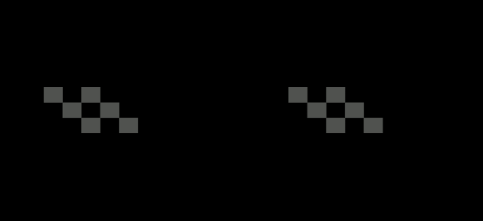
#> input picture youtube/dsai/OpenCV (CFE)/others/fun/glasses.png, 483 x 221 px; the run also reads 1 picture not shown here
$ python 07-cv-thirdparty-classifiers.py
#> lines starting #> are read from the running program, lines starting #| are printed output that depends on the picture
### youtube/dsai/OpenCV (CFE)/utils.py
import cv2
import os
import glob
import numpy as np


# Setting of resolution


def make_1080p(cap):
    cap.set(3, 1920)
    cap.set(4, 1080)


def make_720p(cap):
    cap.set(3, 128000000)
    cap.set(4, 72000000)


def make_480p(cap):
    cap.set(3, 640)
    cap.set(4, 480)


def change_res(cap, width, height):
    cap.set(3, width)
    cap.set(4, height)


# Resizing of image width, height


# [68 lines left out: functions rescale_frame, image_resize, get_dims, get_width_height, get_video_type, not called in this run]


# Encapsulate previous methods into a class


class VideoConfig(object):

    # Standard Video Dimensions Sizes
    STD_DIMENSIONS = {
        "360p": (480, 360),
        "480p": (640, 480),
        "720p": (1280, 720),
        "1080p": (1920, 1080),
        "4k": (3840, 2160),
    }

    # Video Encoding, might require additional installs
    # Types of Codes: http://www.fourcc.org/codecs.php
    VIDEO_TYPE = {
        'avi': cv2.VideoWriter_fourcc(*'XVID'),
        'mp4': cv2.VideoWriter_fourcc(*'XVID'),
    }

    width = 640
    height = 480
    dims = (640, 480)
    capture = None
    video_type = None

    def __init__(self, capture, filepath, res="480p", *args, **kwargs):
        self.capture = capture
        self.filepath = filepath
        self.width, self.height = self.get_dims(res=res)
        self.video_type = self.get_video_type()

    # Set resolution for the video capture
    # Function adapted from https://kirr.co/0l6qmh
    def change_res(self, width, height):
        self.capture.set(3, width)
        self.capture.set(4, height)

    def get_dims(self, res='480p'):
        width, height = self.STD_DIMENSIONS['480p']
        if res in self.STD_DIMENSIONS:
            width, height = self.STD_DIMENSIONS[res]
        self.change_res(width, height)
        self.dims = (width, height)
        return width, height

    def get_video_type(self):
        filename, ext = os.path.splitext(self.filepath)
        if ext in self.VIDEO_TYPE:
            return self.VIDEO_TYPE[ext]
        return self.VIDEO_TYPE['avi']


# [65 lines left out: functions images_to_videos, apply_portrait_mode, apply_circle_focus_blur, alpha_blend, not called in this run]


def apply_invert(frame):
    return cv2.bitwise_not(frame)


# [27 lines left out: functions apply_any_color, apply_sephia, verify_alpha_channel, not called in this run]


# Utils objects


VIDEO_TYPE = {
    '.avi': cv2.VideoWriter_fourcc(*'XVID'),
    '.mp4': cv2.VideoWriter_fourcc(*'H264'),
}

STD_DIMENSIONS = {
    "480p": (640, 480),
    "720p": (1280, 720),
    "1080p": (1920, 1080),
    "4k": (3840, 2160),
}

### youtube/dsai/OpenCV (CFE)/07-cv-thirdparty-classifiers.py
import cv2
from utils import VideoConfig, image_resize

'''
CFE Tutorial on OpenCV:
OpenCV & Python Tutorial Video Series: https://kirr.co/ijcr59

List/Compilation of third-party OpenCV Haar Cascade classifiers (not working)
Eyes Cascade (and others): https://kirr.co/694cu1

Tutorial reference on adding mustache to nose
Nose Cascade / Mustache Post: https://kirr.co/69c1le
'''

# Similar to 06, instead of finding the bottom left hand of the screen, find where the eyes are, then replace those
# pixels with sunglasses on every frame via setting an overlay

cap = cv2.VideoCapture(0)

save_path = 'glasses_and_stash.mp4'
frames_per_seconds = 24
config = VideoConfig(cap, filepath=save_path, res='720p')
out = cv2.VideoWriter(save_path, config.video_type, frames_per_seconds, config.dims)
face_cascade = cv2.CascadeClassifier('data/haarcascade_frontalface_default.xml')
eyes_cascade = cv2.CascadeClassifier('data/thirdparty-frontaleyes.xml')
nose_cascade = cv2.CascadeClassifier('data/thirdparty-nose.xml')
glasses = cv2.imread("others/fun/glasses.png", -1)
#> glasses is the input picture: shape (221, 483, 4); mean B, G, R, A 2.6, 2.7, 2.7, 68.4
mustache = cv2.imread('others/fun/mustache.png', -1)

while True:

    # Capture frame-by-frame
    ret, frame = cap.read()
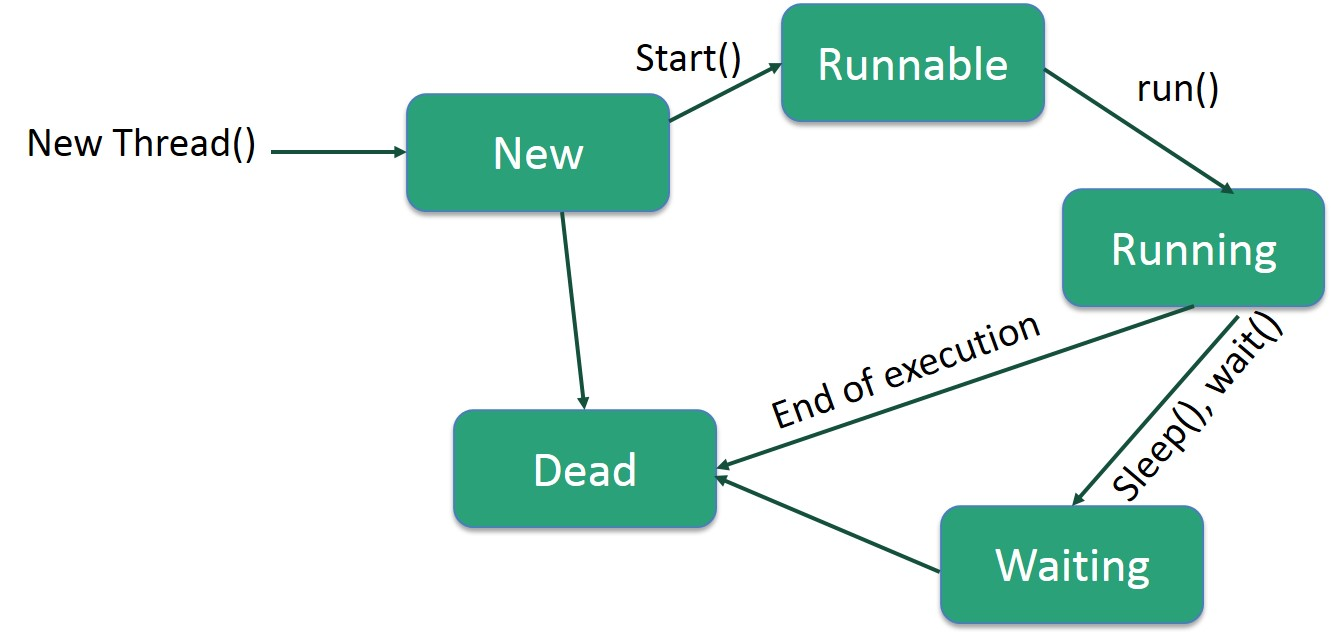
#> input picture coursera/rice-pcdp/Additional Resources/Edureka Multithreading in Java/files/Thread Lifecycle 1.jpeg, 1332 x 635 px, given in place of the camera
#> frame is the input picture: shape (635, 1332, 3); mean B, G, R 227.6, 234, 213.4
    gray = cv2.cvtColor(frame, cv2.COLOR_BGR2GRAY)
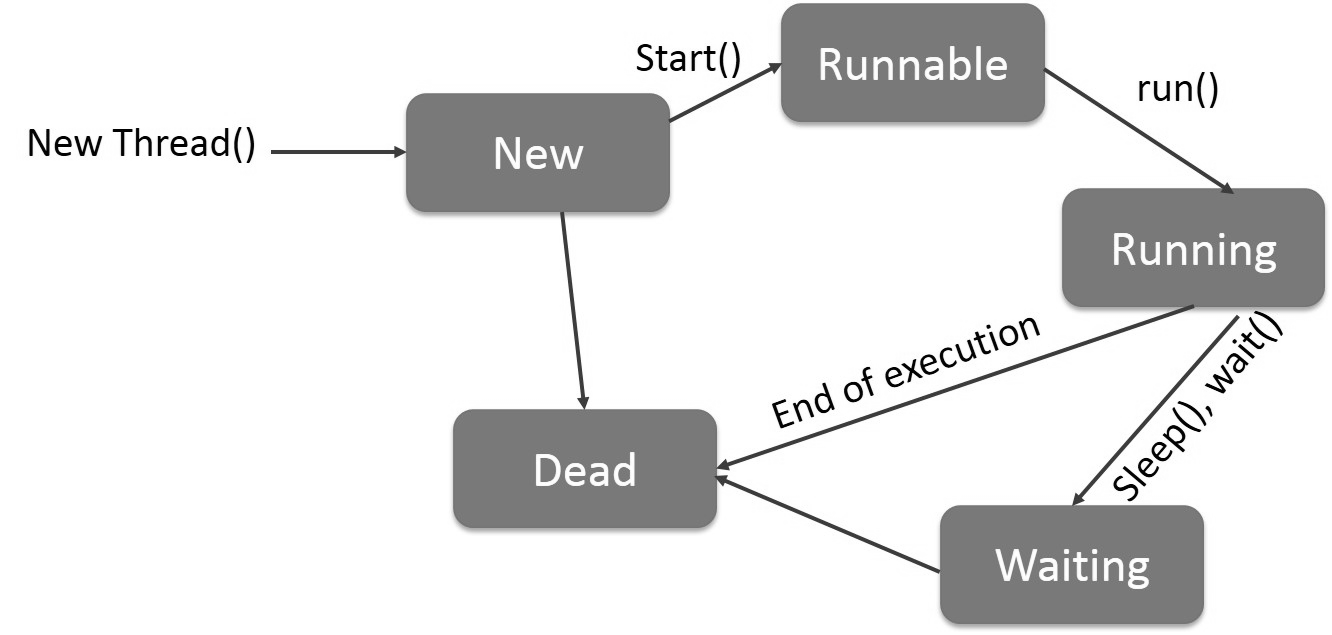
#> gray: shape (635, 1332); min 0, max 255, mean 227.2
    faces = face_cascade.detectMultiScale(gray, scaleFactor=None, minNeighbors=5)
#> faces = ()

    frame = cv2.cvtColor(frame, cv2.COLOR_BGR2BGRA)
#> frame: shape (635, 1332, 4)

    for (x, y, w, h) in faces:
        roi_gray = gray[y:y + h, x:x + h]
        roi_color = frame[y:y + h, x:x + h]
        # cv2.rectangle(frame, (x, y), (x + w, y + h), (255, 255, 255), 3)

        eyes = eyes_cascade.detectMultiScale(roi_gray, scaleFactor=None, minNeighbors=7)
        for (ex, ey, ew, eh) in eyes:
            # cv2.rectangle(roi_color, (ex, ey), (ex + ew, ey + eh), (0, 255, 0), 3)
            roi_eyes = roi_gray[ey: ey + eh, ex: ex + ew]
            glasses2 = image_resize(glasses.copy(), width=ew)

            gw, gh, gc = glasses2.shape
            for i in range(0, gw):
                for j in range(0, gh):
                    # print(glasses[i, j]) #RGBA
                    if glasses2[i, j][3] != 0:  # alpha 0
                        roi_color[ey + i, ex + j] = glasses2[i, j]

        nose = nose_cascade.detectMultiScale(roi_gray, scaleFactor=None, minNeighbors=15)
        for (nx, ny, nw, nh) in nose:
            # cv2.rectangle(roi_color, (nx, ny), (nx + nw, ny + nh), (255, 0, 0), 3)
            roi_nose = roi_gray[ny: ny + nh, nx: nx + nw]
            mustache2 = image_resize(mustache.copy(), width=nw)

            mw, mh, mc = mustache2.shape
            for i in range(0, mw):
                for j in range(0, mh):
                    # print(glasses[i, j]) #RGBA
                    if mustache2[i, j][3] != 0:  # alpha 0
                        roi_color[ny + int(nh / 2.0) + i, nx + j] = mustache2[i, j]
#> this loop made 0 passes

    # Display the resulting frame
    frame = cv2.cvtColor(frame, cv2.COLOR_BGRA2BGR)
    out.write(frame)
    cv2.imshow('frame', frame)
    if cv2.waitKey(1) & 0xFF == ord('q'):
#> (key q is pressed here)
        break

# When everything done, release the capture
cap.release()
out.release()
cv2.destroyAllWindows()
